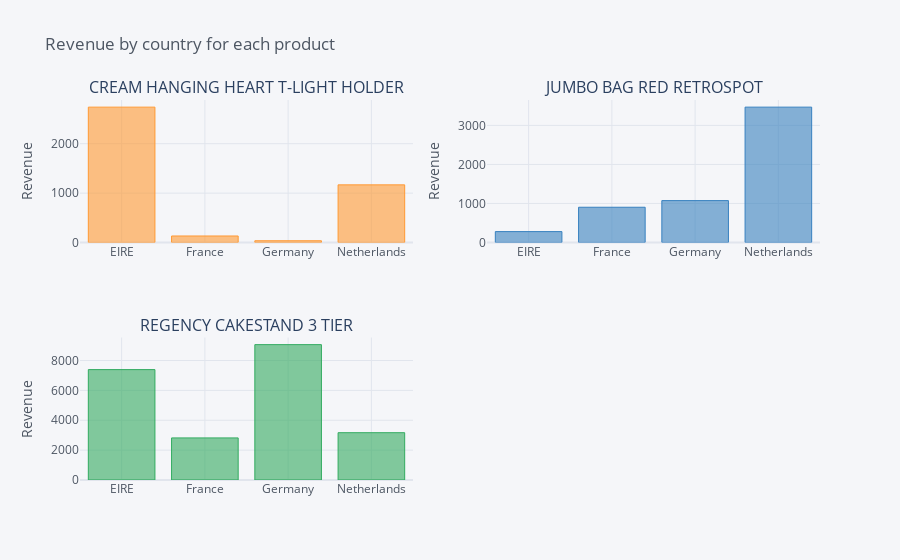

The notebook cell this image was saved under:
### Code cell
data_filt = data[(data['Description'].isin(product_list)) & (data['Country'].isin(country_list))]
data_filt = data_filt.pivot_table(values='Revenue', index='Country', columns='Description', aggfunc='sum')

data_filt.iplot(kind='bar',
               subplots=True,
               subplot_titles=['CREAM HANGING HEART T-LIGHT HOLDER', 'JUMBO BAG RED RETROSPOT', 'REGENCY CAKESTAND 3 TIER'],
               yTitle='Revenue',
                title='Revenue by country for each product',
                legend=False)

### Figure 1 — Plotly figure (JSON) as saved in the notebook; plotly's stock layout.template omitted (floating-point values rounded to 4 significant figures)
{"data": [{"marker": {"color": "rgba(255, 153, 51, 0.6)", "line": {"color": "rgba(255, 153, 51, 1.0)", "width": 1}}, "name": "CREAM HANGING HEART T-LIGHT HOLDER", "orientation": "v", "text": "", "type": "bar", "x": ["EIRE", "France", "Germany", "Netherlands"], "xaxis": "x", "y": [2741.0, 131.8, 35.4, 1167], "yaxis": "y"}, {"marker": {"color": "rgba(55, 128, 191, 0.6)", "line": {"color": "rgba(55, 128, 191, 1.0)", "width": 1}}, "name": "JUMBO BAG RED RETROSPOT", "orientation": "v", "text": "", "type": "bar", "x": ["EIRE", "France", "Germany", "Netherlands"], "xaxis": "x2", "y": [278.7, 903.4, 1073.0, 3468], "yaxis": "y2"}, {"marker": {"color": "rgba(50, 171, 96, 0.6)", "line": {"color": "rgba(50, 171, 96, 1.0)", "width": 1}}, "name": "REGENCY CAKESTAND 3 TIER", "orientation": "v", "text": "", "type": "bar", "x": ["EIRE", "France", "Germany", "Netherlands"], "xaxis": "x3", "y": [7389.0, 2817.0, 9062.0, 3166.0], "yaxis": "y3"}], "layout": {"annotations": [{"font": {"size": 16}, "showarrow": false, "text": "CREAM HANGING HEART T-LIGHT HOLDER", "x": 0.225, "xanchor": "center", "xref": "paper", "y": 1, "yanchor": "bottom", "yref": "paper"}, {"font": {"size": 16}, "showarrow": false, "text": "JUMBO BAG RED RETROSPOT", "x": 0.775, "xanchor": "center", "xref": "paper", "y": 1, "yanchor": "bottom", "yref": "paper"}, {"font": {"size": 16}, "showarrow": false, "text": "REGENCY CAKESTAND 3 TIER", "x": 0.225, "xanchor": "center", "xref": "paper", "y": 0.375, "yanchor": "bottom", "yref": "paper"}], "legend": {"bgcolor": "#F5F6F9", "font": {"color": "#4D5663"}}, "paper_bgcolor": "#F5F6F9", "plot_bgcolor": "#F5F6F9", "showlegend": false, "title": {"font": {"color": "#4D5663"}, "text": "Revenue by country for each product"}, "xaxis": {"anchor": "y", "domain": [0, 0.45], "gridcolor": "#E1E5ED", "showgrid": true, "tickfont": {"color": "#4D5663"}, "title": {"font": {"color": "#4D5663"}, "text": ""}, "zerolinecolor": "#E1E5ED"}, "xaxis2": {"anchor": "y2", "domain": [0.55, 1], "gridcolor": "#E1E5ED", "showgrid": true, "tickfont": {"color": "#4D5663"}, "title": {"font": {"color": "#4D5663"}, "text": ""}, "zerolinecolor": "#E1E5ED"}, "xaxis3": {"anchor": "y3", "domain": [0, 0.45], "gridcolor": "#E1E5ED", "showgrid": true, "tickfont": {"color": "#4D5663"}, "title": {"font": {"color": "#4D5663"}, "text": ""}, "zerolinecolor": "#E1E5ED"}, "yaxis": {"anchor": "x", "domain": [0.625, 1], "gridcolor": "#E1E5ED", "showgrid": true, "tickfont": {"color": "#4D5663"}, "title": {"font": {"color": "#4D5663"}, "text": "Revenue"}, "zerolinecolor": "#E1E5ED"}, "yaxis2": {"anchor": "x2", "domain": [0.625, 1], "gridcolor": "#E1E5ED", "showgrid": true, "tickfont": {"color": "#4D5663"}, "title": {"font": {"color": "#4D5663"}, "text": "Revenue"}, "zerolinecolor": "#E1E5ED"}, "yaxis3": {"anchor": "x3", "domain": [0, 0.375], "gridcolor": "#E1E5ED", "showgrid": true, "tickfont": {"color": "#4D5663"}, "title": {"font": {"color": "#4D5663"}, "text": "Revenue"}, "zerolinecolor": "#E1E5ED"}}}
